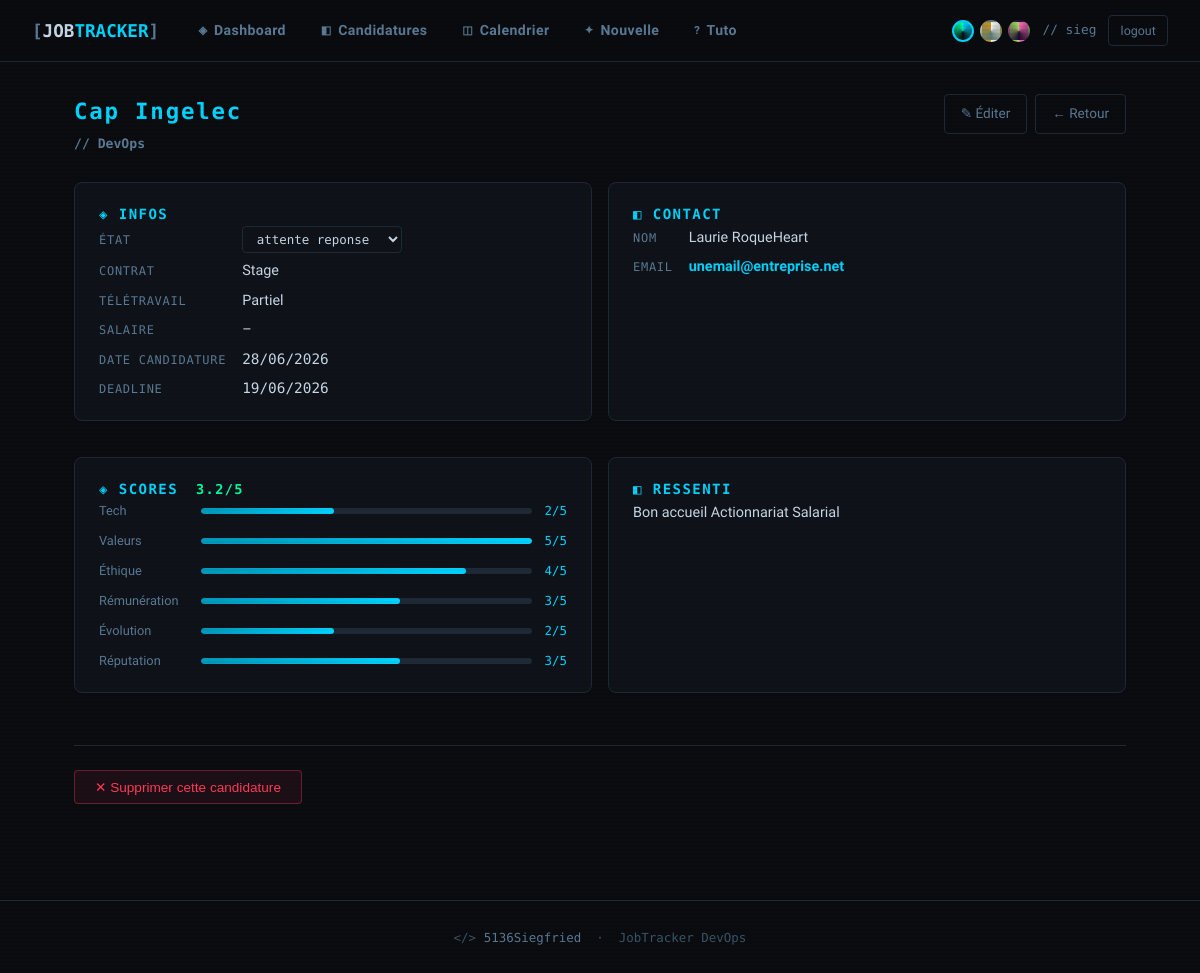
The page /candidature/1 (signed in) on the database its author committed.
### app/models.py (models this page shows, shortened)
class User(UserMixin, db.Model):
    __tablename__ = "users"
    id = db.Column(db.Integer, primary_key=True)
    username = db.Column(db.String(80), unique=True, nullable=False)
    password_hash = db.Column(db.String(256), nullable=False)
    theme = db.Column(db.String(20), default="cyber")
    candidatures = db.relationship("Candidature", backref="user", lazy=True, cascade="all, delete-orphan")

class Candidature(db.Model):
    __tablename__ = "candidatures"
    id = db.Column(db.Integer, primary_key=True)
    user_id = db.Column(db.Integer, db.ForeignKey("users.id"), nullable=False)
    entreprise = db.Column(db.String(200), nullable=False)
    poste = db.Column(db.String(200), nullable=False)
    date_candidature = db.Column(db.Date, default=date.today)
    prochaine_deadline = db.Column(db.Date, nullable=True)
    type_contrat = db.Column(db.String(50), default="")
    teletravail = db.Column(db.String(50), default="")
    salaire_min = db.Column(db.Integer, default=0)
    salaire_max = db.Column(db.Integer, default=0)
    niveau_interet = db.Column(db.Integer, default=3)
    contact_nom = db.Column(db.String(200), default="")
    contact_email = db.Column(db.String(200), default="")
    etat = db.Column(db.String(50), default="en_attente")
    niveau_tech = db.Column(db.Integer, default=3)
    ambiance_valeurs = db.Column(db.Integer, default=3)
    ethique = db.Column(db.Integer, default=3)
    remuneration = db.Column(db.Integer, default=3)
    evolution = db.Column(db.Integer, default=3)
    reputation_pro = db.Column(db.Integer, default=3)
    ressenti = db.Column(db.Text, default="")
    notes = db.Column(db.Text, default="")
    @property
    def score_global(self):
        return round((
            self.niveau_tech + self.ambiance_valeurs + self.ethique +
            self.remuneration + self.evolution + self.reputation_pro
        ) / 6, 1)
    @property
    def deadline_depassee(self):
        if self.prochaine_deadline:
            return self.prochaine_deadline < date.today()
        return False
    @property
    def deadline_urgente(self):
        if self.prochaine_deadline:
            delta = (self.prochaine_deadline - date.today()).days
            return 0 <= delta <= 2
        return False

### app/app.py (the view)
    @app.route("/candidature/<int:cid>")
    @login_required
    def detail(cid):
        c = Candidature.query.filter_by(id=cid, user_id=current_user.id).first_or_404()
        return render_template("detail.html", c=c)

### app/templates/detail.html (shortened to what this page needs)
{% extends "base.html" %}
{% block content %}
<div class="page-header">
  <h1 class="page-title">
    <span class="title-line">{{ c.entreprise }}</span>
    <span class="title-sub">// {{ c.poste }}</span>
  </h1>
  <div class="header-actions">
    <a href="{{ url_for('edit', cid=c.id) }}" class="btn-ghost">✎ Éditer</a>
    <a href="{{ url_for('list_candidatures') }}" class="btn-ghost">← Retour</a>
  </div>
</div>
<div class="detail-grid">
  <section class="card">
    <h2 class="card-title">◈ Infos</h2>
    <dl class="detail-list">
      <dt>État</dt>
      <dd>
        <select class="etat-select" data-cid="{{ c.id }}">
          {% for e in ['en_attente','attente_reponse','entretien_planifie','entretien_realise','test_technique','offre_recue','accepte','refuse','ghosted'] %}
          <option value="{{ e }}" {% if c.etat == e %}selected{% endif %}>{{ e | replace('_',' ') }}</option>
          {% endfor %}
        </select>
      </dd>
      <dt>Contrat</dt><dd>{{ c.type_contrat or '–' }}</dd>
      <dt>Télétravail</dt><dd>{{ c.teletravail or '–' }}</dd>
      <dt>Salaire</dt>
      <dd>
        {% if c.salaire_min or c.salaire_max %}
          {{ c.salaire_min }}k – {{ c.salaire_max }}k €
        {% else %}–{% endif %}
      </dd>
      <dt>Date candidature</dt><dd class="mono">{{ c.date_candidature.strftime('%d/%m/%Y') }}</dd>
      <dt>Deadline</dt>
      <dd class="mono {% if c.deadline_depassee %}text-overdue{% elif c.deadline_urgente %}text-urgent{% endif %}">
        {{ c.prochaine_deadline.strftime('%d/%m/%Y') if c.prochaine_deadline else '–' }}
      </dd>
    </dl>
  </section>
  <section class="card">
    <h2 class="card-title">◧ Contact</h2>
    <dl class="detail-list">
      <dt>Nom</dt><dd>{{ c.contact_nom or '–' }}</dd>
      <dt>Email</dt>
      <dd>
        {% if c.contact_email %}
          <a href="mailto:{{ c.contact_email }}" class="link-accent">{{ c.contact_email }}</a>
        {% else %}–{% endif %}
      </dd>
    </dl>
  </section>
  <section class="card">
    <h2 class="card-title">◈ Scores <span class="score-global-badge">{{ c.score_global }}/5</span></h2>
    <div class="score-bars">
      {% set scores = [
        ('Tech', c.niveau_tech),
        ('Valeurs', c.ambiance_valeurs),
        ('Éthique', c.ethique),
        ('Rémunération', c.remuneration),
        ('Évolution', c.evolution),
        ('Réputation', c.reputation_pro),
      ] %}
      {% for label, val in scores %}
      <div class="score-bar-row">
        <span class="score-bar-label">{{ label }}</span>
        <div class="score-bar-track">
          <div class="score-bar-fill" style="width: {{ (val / 5) * 100 }}%"></div>
        </div>
        <span class="score-bar-val">{{ val }}/5</span>
      </div>
      {% endfor %}
    </div>
  </section>
  <section class="card">
    <h2 class="card-title">◧ Ressenti</h2>
    <p class="detail-text">{{ c.ressenti or '–' }}</p>
  </section>
</div>
<div class="danger-zone">
  <form method="post" action="{{ url_for('delete', cid=c.id) }}"
        onsubmit="return confirm('Supprimer définitivement {{ c.entreprise }} ?')">
    <button type="submit" class="btn-danger">✕ Supprimer cette candidature</button>
  </form>
</div>
{% endblock %}

### app/templates/base.html (shortened to what this page needs)
<!DOCTYPE html>
<html lang="fr" data-theme="{{ current_user.theme if current_user.is_authenticated else 'cyber' }}">
<head>
  <link rel="stylesheet" href="{{ url_for('static', filename='css/style.css') }}">
</head>
<body>
<div class="scan-line"></div>
{% if current_user.is_authenticated %}
<nav class="navbar">
  <a href="{{ url_for('dashboard') }}" class="nav-brand">
    <span class="brand-bracket">[</span>JOB<span class="brand-accent">TRACKER</span><span class="brand-bracket">]</span>
  </a>
  <div class="nav-links">
    <a href="{{ url_for('dashboard') }}" class="nav-link {% if request.endpoint == 'dashboard' %}active{% endif %}">
      <span class="nav-icon">◈</span> Dashboard
    </a>
    <a href="{{ url_for('list_candidatures') }}" class="nav-link {% if request.endpoint == 'list_candidatures' %}active{% endif %}">
      <span class="nav-icon">◧</span> Candidatures
    </a>
    <a href="{{ url_for('cal') }}" class="nav-link {% if request.endpoint == 'cal' %}active{% endif %}">
      <span class="nav-icon">◫</span> Calendrier
    </a>
    <a href="{{ url_for('form') }}" class="nav-link {% if request.endpoint == 'form' %}active{% endif %}">
      <span class="nav-icon">✦</span> Nouvelle
    </a>
    <a href="{{ url_for('tutorial') }}" class="nav-link {% if request.endpoint == 'tutorial' %}active{% endif %}">
      <span class="nav-icon">?</span> Tuto
    </a>
  </div>
  <div class="nav-user">
    <div class="theme-switcher" title="Changer le thème">
      <button class="theme-btn {% if current_user.theme == 'cyber' %}active{% endif %}"
              data-theme="cyber" title="Cyber"></button>
      <button class="theme-btn {% if current_user.theme == 'zen' %}active{% endif %}"
              data-theme="zen" title="Zen"></button>
      <button class="theme-btn {% if current_user.theme == 'kirby' %}active{% endif %}"
              data-theme="kirby" title="Kirby"></button>
    </div>
    <span class="user-tag">// {{ current_user.username }}</span>
    <a href="{{ url_for('logout') }}" class="btn-ghost-sm">logout</a>
  </div>
</nav>
{% endif %}
<main class="main-content">
  {% block content %}{% endblock %}
</main>
<footer class="footer">
  <span class="footer-text">
    &lt;/&gt; <a href="https://github.com/5136Siegfried/jobtracker-devops" target="_blank">5136Siegfried</a>
    &nbsp;·&nbsp; JobTracker DevOps
  </span>
</footer>
</body>
</html>

### rows shown on the page
User: username "sieg"
Candidature: entreprise "Cap Ingelec", poste "DevOps", etat+id "attente reponse", type_contrat "Stage", teletravail "Partiel", date_candidature "28/06/2026", prochaine_deadline "19/06/2026", contact_nom "Laurie RoqueHeart", contact_email "unemail@entreprise.net", score_global "3.2", ressenti "Bon accueil Actionnariat Salarial"

### other values the page prints
{{ label }} "Tech" "Valeurs" "Éthique" "Rémunération" "Évolution" "Réputation"
{{ val }} "2" "5" "4" "3" "2" "3"
